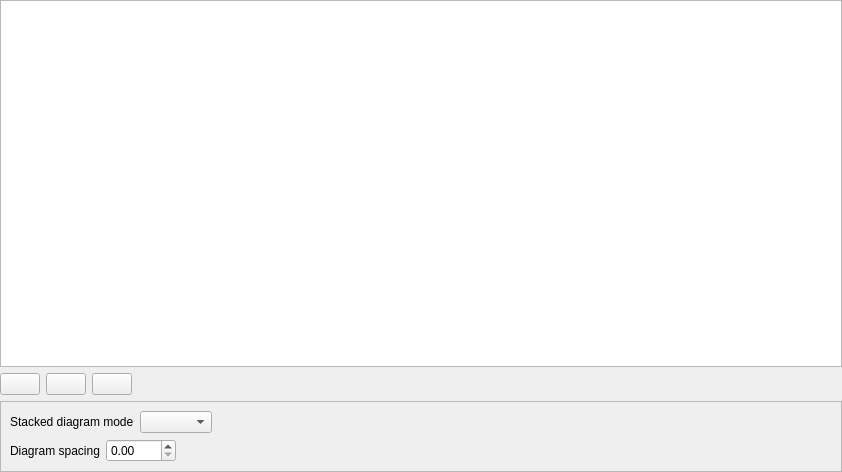
<?xml version="1.0" encoding="UTF-8"?>
<ui version="4.0">
 <class>QgsStackedDiagramPropertiesBase</class>
 <widget class="QWidget" name="QgsStackedDiagramPropertiesBase">
  <property name="geometry">
   <rect>
    <x>0</x>
    <y>0</y>
    <width>842</width>
    <height>472</height>
   </rect>
  </property>
  <layout class="QVBoxLayout" name="verticalLayout">
   <property name="leftMargin">
    <number>0</number>
   </property>
   <property name="topMargin">
    <number>0</number>
   </property>
   <property name="rightMargin">
    <number>0</number>
   </property>
   <property name="bottomMargin">
    <number>0</number>
   </property>
   <item>
    <widget class="QTreeView" name="mSubDiagramsView">
     <property name="selectionMode">
      <enum>QAbstractItemView::SelectionMode::SingleSelection</enum>
     </property>
     <property name="itemsExpandable">
      <bool>false</bool>
     </property>
     <property name="expandsOnDoubleClick">
      <bool>false</bool>
     </property>
     <attribute name="headerMinimumSectionSize">
      <number>57</number>
     </attribute>
     <attribute name="headerDefaultSectionSize">
      <number>110</number>
     </attribute>
    </widget>
   </item>
   <item>
    <layout class="QHBoxLayout" name="horizontalLayout">
     <item>
      <widget class="QPushButton" name="mAddSubDiagramButton">
       <property name="sizePolicy">
        <sizepolicy hsizetype="Minimum" vsizetype="Fixed">
         <horstretch>0</horstretch>
         <verstretch>0</verstretch>
        </sizepolicy>
       </property>
       <property name="toolTip">
        <string>Add subdiagram to the stacked diagram</string>
       </property>
       <property name="text">
        <string/>
       </property>
       <property name="icon">
        <iconset resource="../../images/images.qrc">
         <normaloff>:/images/themes/default/symbologyAdd.svg</normaloff>:/images/themes/default/symbologyAdd.svg</iconset>
       </property>
      </widget>
     </item>
     <item>
      <widget class="QPushButton" name="mEditSubDiagramButton">
       <property name="toolTip">
        <string>Edit subdiagram from the stacked diagram</string>
       </property>
       <property name="text">
        <string/>
       </property>
       <property name="icon">
        <iconset resource="../../images/images.qrc">
         <normaloff>:/images/themes/default/symbologyEdit.svg</normaloff>:/images/themes/default/symbologyEdit.svg</iconset>
       </property>
      </widget>
     </item>
     <item>
      <widget class="QPushButton" name="mRemoveSubDiagramButton">
       <property name="sizePolicy">
        <sizepolicy hsizetype="Minimum" vsizetype="Fixed">
         <horstretch>0</horstretch>
         <verstretch>0</verstretch>
        </sizepolicy>
       </property>
       <property name="toolTip">
        <string>Remove subdiagram from the stacked diagram</string>
       </property>
       <property name="text">
        <string/>
       </property>
       <property name="icon">
        <iconset resource="../../images/images.qrc">
         <normaloff>:/images/themes/default/symbologyRemove.svg</normaloff>:/images/themes/default/symbologyRemove.svg</iconset>
       </property>
      </widget>
     </item>
     <item>
      <spacer name="horizontalSpacer_2">
       <property name="orientation">
        <enum>Qt::Orientation::Horizontal</enum>
       </property>
       <property name="sizeType">
        <enum>QSizePolicy::Policy::Expanding</enum>
       </property>
       <property name="sizeHint" stdset="0">
        <size>
         <width>40</width>
         <height>20</height>
        </size>
       </property>
      </spacer>
     </item>
    </layout>
   </item>
   <item>
    <widget class="QFrame" name="mStackedDiagramSettingsFrame">
     <property name="frameShape">
      <enum>QFrame::Shape::StyledPanel</enum>
     </property>
     <property name="frameShadow">
      <enum>QFrame::Shadow::Raised</enum>
     </property>
     <layout class="QGridLayout" name="gridLayout">
      <item row="1" column="0">
       <layout class="QHBoxLayout" name="horizontalLayout_2">
        <item>
         <widget class="QLabel" name="dIagramSpacingLabel">
          <property name="text">
           <string>Diagram spacing</string>
          </property>
         </widget>
        </item>
        <item>
         <widget class="QgsDoubleSpinBox" name="mStackedDiagramSpacingSpinBox">
          <property name="minimumSize">
           <size>
            <width>70</width>
            <height>0</height>
           </size>
          </property>
         </widget>
        </item>
        <item>
         <widget class="QgsUnitSelectionWidget" name="mStackedDiagramSpacingUnitComboBox" native="true">
          <property name="minimumSize">
           <size>
            <width>120</width>
            <height>0</height>
           </size>
          </property>
          <property name="currentText" stdset="0">
           <string/>
          </property>
         </widget>
        </item>
        <item>
         <spacer name="horizontalSpacer_3">
          <property name="orientation">
           <enum>Qt::Orientation::Horizontal</enum>
          </property>
          <property name="sizeHint" stdset="0">
           <size>
            <width>40</width>
            <height>20</height>
           </size>
          </property>
         </spacer>
        </item>
       </layout>
      </item>
      <item row="0" column="0">
       <layout class="QHBoxLayout" name="horizontalLayout_3">
        <item>
         <widget class="QLabel" name="stackedDiagramModeLabel">
          <property name="text">
           <string>Stacked diagram mode</string>
          </property>
         </widget>
        </item>
        <item>
         <widget class="QComboBox" name="mStackedDiagramModeComboBox"/>
        </item>
        <item>
         <spacer name="horizontalSpacer">
          <property name="orientation">
           <enum>Qt::Orientation::Horizontal</enum>
          </property>
          <property name="sizeHint" stdset="0">
           <size>
            <width>40</width>
            <height>20</height>
           </size>
          </property>
         </spacer>
        </item>
       </layout>
      </item>
     </layout>
    </widget>
   </item>
  </layout>
 </widget>
 <customwidgets>
  <customwidget>
   <class>QgsDoubleSpinBox</class>
   <extends>QDoubleSpinBox</extends>
   <header>qgsdoublespinbox.h</header>
  </customwidget>
  <customwidget>
   <class>QgsUnitSelectionWidget</class>
   <extends>QWidget</extends>
   <header>qgsunitselectionwidget.h</header>
   <container>1</container>
  </customwidget>
 </customwidgets>
 <resources>
  <include location="../../images/images.qrc"/>
 </resources>
 <connections/>
</ui>
